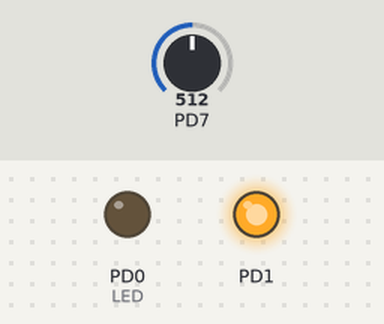
A program run on a simulated ATmega8, built with avr-gcc and emulated at 8 MHz. Parts: output pins drawn as LEDs (lit = HIGH). Inputs (shaded band) come from the test bench; at power-on: PD7 = 512.

Above: at 1.2 s.
1.3 s: PD7 set to 716
At 2.2 s:
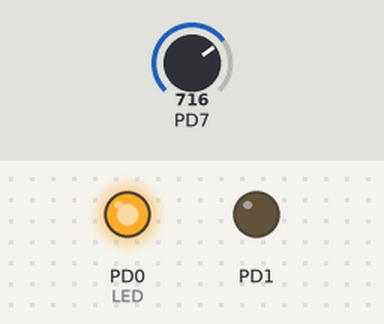
2.8 s: PD7 set to 243
4.3 s: PD7 set to 206
At 5.5 s:
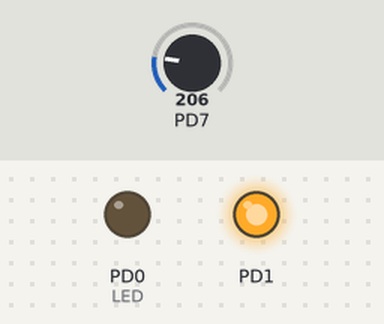
5.8 s: PD7 set to 306
At 6.8 s:
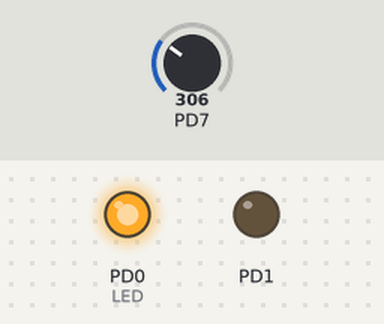
Timing chart, 0 to 8.3 s (numbered marks = the images above; inputs shaded):
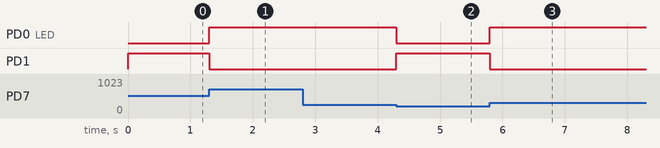

The program:

main.c
```c
#define F_CPU 8000000UL

#include <avr/io.h>
#include <avr/interrupt.h>

int main(void)
{
	// --- Настройка порта D ---
	DDRD |= (1 << PD0) | (1 << PD1);	  // PD0 и PD1 как выход
	PORTD &= ~(1 << PD0) & ~(1 << PD1); // LED изначально выкл

	// --- Настройка компаратора ---
	ACSR &= ~(1 << ACD); // включить компаратор
	ACSR |= (1 << ACBG); // AIN0 = внутренняя опора 1.22V

	// Прерывание по любом изменению выхода компаратора
	ACSR |= (1 << ACIS1);
	ACSR |= (1 << ACIS0);

	while (1)
	{
		if (ACSR & (1 << ACO))
		{
			PORTD &= ~(1 << PD0);
			PORTD |= (1 << PD1);
		}
		else
		{
			PORTD |= (1 << PD0);
			PORTD &= ~(1 << PD1);
		}
	}
}
```

Measured:
- the behaviour switches between 225 and 224 on PD7 (found by bisection; images 1 and 2)
- after the input at 1.3 s, PD0 (LED): LOW → HIGH at once; PD1: HIGH → LOW at once
- after the input at 2.8 s, every drawn part: stays the same
- after the input at 4.3 s, PD0 (LED): HIGH → LOW at once; PD1: LOW → HIGH at once
- after the input at 5.8 s, PD0 (LED): LOW → HIGH at once; PD1: HIGH → LOW at once
